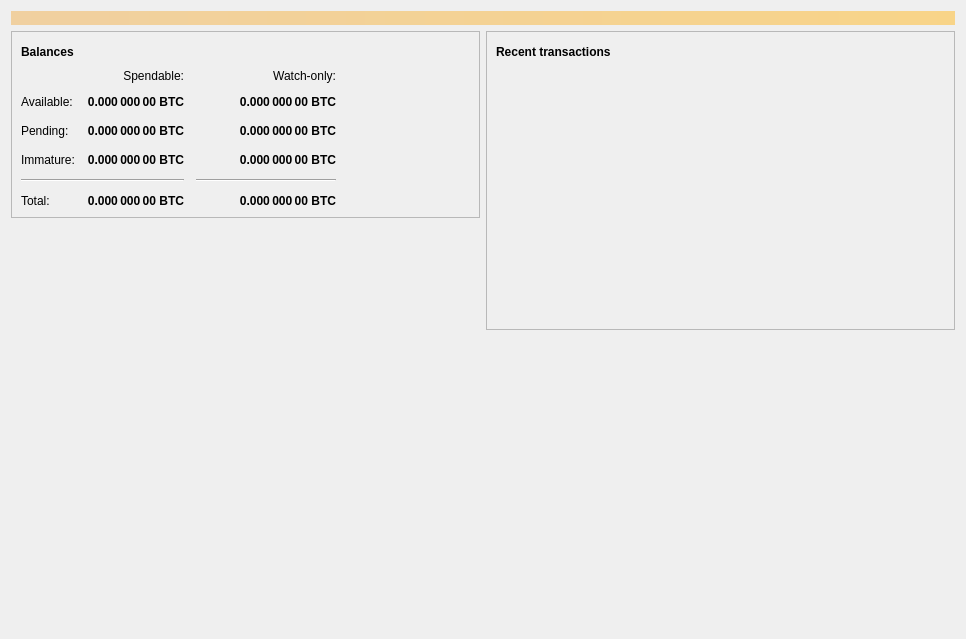
<?xml version="1.0" encoding="UTF-8"?>
<ui version="4.0">
 <class>OverviewPage</class>
 <widget class="QWidget" name="OverviewPage">
  <property name="geometry">
   <rect>
    <x>0</x>
    <y>0</y>
    <width>966</width>
    <height>639</height>
   </rect>
  </property>
  <property name="windowTitle">
   <string>Form</string>
  </property>
  <layout class="QVBoxLayout" name="topLayout">
   <item>
    <widget class="QLabel" name="labelAlerts">
     <property name="visible">
      <bool>false</bool>
     </property>
     <property name="styleSheet">
      <string notr="true">QLabel { background-color: qlineargradient(x1: 0, y1: 0, x2: 1, y2: 0, stop:0 #F0D0A0, stop:1 #F8D488); color:#000000; }</string>
     </property>
     <property name="wordWrap">
      <bool>true</bool>
     </property>
     <property name="margin">
      <number>3</number>
     </property>
     <property name="textInteractionFlags">
      <set>Qt::TextSelectableByMouse</set>
     </property>
    </widget>
   </item>
   <item>
    <layout class="QHBoxLayout" name="horizontalLayout" stretch="1,1">
     <item>
      <layout class="QVBoxLayout" name="verticalLayout_2">
       <item>
        <widget class="QFrame" name="frame">
         <property name="frameShape">
          <enum>QFrame::StyledPanel</enum>
         </property>
         <property name="frameShadow">
          <enum>QFrame::Raised</enum>
         </property>
         <layout class="QVBoxLayout" name="verticalLayout_4">
          <item>
           <layout class="QHBoxLayout" name="horizontalLayout_4">
            <item>
             <widget class="QLabel" name="label_5">
              <property name="font">
               <font>
                <weight>75</weight>
                <bold>true</bold>
               </font>
              </property>
              <property name="text">
               <string>Balances</string>
              </property>
             </widget>
            </item>
            <item>
             <widget class="QPushButton" name="labelWalletStatus">
              <property name="enabled">
               <bool>true</bool>
              </property>
              <property name="maximumSize">
               <size>
                <width>30</width>
                <height>16777215</height>
               </size>
              </property>
              <property name="toolTip">
               <string>The displayed information may be out of date. Your wallet automatically synchronizes with the Bitcoin network after a connection is established, but this process has not completed yet.</string>
              </property>
              <property name="text">
               <string/>
              </property>
              <property name="icon">
               <iconset resource="../bitcoin.qrc">
                <normaloff>:/icons/warning</normaloff>
                <disabledoff>:/icons/warning</disabledoff>:/icons/warning</iconset>
              </property>
              <property name="iconSize">
               <size>
                <width>24</width>
                <height>24</height>
               </size>
              </property>
              <property name="flat">
               <bool>true</bool>
              </property>
             </widget>
            </item>
            <item>
             <spacer name="horizontalSpacer_3">
              <property name="orientation">
               <enum>Qt::Horizontal</enum>
              </property>
              <property name="sizeHint" stdset="0">
               <size>
                <width>40</width>
                <height>20</height>
               </size>
              </property>
             </spacer>
            </item>
           </layout>
          </item>
          <item>
           <layout class="QGridLayout" name="gridLayout">
            <property name="spacing">
             <number>12</number>
            </property>
            <item row="2" column="2">
             <widget class="QLabel" name="labelWatchPending">
              <property name="font">
               <font>
                <weight>75</weight>
                <bold>true</bold>
               </font>
              </property>
              <property name="cursor">
               <cursorShape>IBeamCursor</cursorShape>
              </property>
              <property name="toolTip">
               <string>Unconfirmed transactions to watch-only addresses</string>
              </property>
              <property name="text">
               <string notr="true">0.000 000 00 BTC</string>
              </property>
              <property name="alignment">
               <set>Qt::AlignRight|Qt::AlignTrailing|Qt::AlignVCenter</set>
              </property>
              <property name="textInteractionFlags">
               <set>Qt::LinksAccessibleByMouse|Qt::TextSelectableByKeyboard|Qt::TextSelectableByMouse</set>
              </property>
             </widget>
            </item>
            <item row="2" column="1">
             <widget class="QLabel" name="labelUnconfirmed">
              <property name="font">
               <font>
                <weight>75</weight>
                <bold>true</bold>
               </font>
              </property>
              <property name="cursor">
               <cursorShape>IBeamCursor</cursorShape>
              </property>
              <property name="toolTip">
               <string>Total of transactions that have yet to be confirmed, and do not yet count toward the spendable balance</string>
              </property>
              <property name="text">
               <string notr="true">0.000 000 00 BTC</string>
              </property>
              <property name="alignment">
               <set>Qt::AlignRight|Qt::AlignTrailing|Qt::AlignVCenter</set>
              </property>
              <property name="textInteractionFlags">
               <set>Qt::LinksAccessibleByMouse|Qt::TextSelectableByKeyboard|Qt::TextSelectableByMouse</set>
              </property>
             </widget>
            </item>
            <item row="3" column="2">
             <widget class="QLabel" name="labelWatchImmature">
              <property name="font">
               <font>
                <weight>75</weight>
                <bold>true</bold>
               </font>
              </property>
              <property name="cursor">
               <cursorShape>IBeamCursor</cursorShape>
              </property>
              <property name="toolTip">
               <string>Mined balance in watch-only addresses that has not yet matured</string>
              </property>
              <property name="text">
               <string notr="true">0.000 000 00 BTC</string>
              </property>
              <property name="alignment">
               <set>Qt::AlignRight|Qt::AlignTrailing|Qt::AlignVCenter</set>
              </property>
              <property name="textInteractionFlags">
               <set>Qt::LinksAccessibleByMouse|Qt::TextSelectableByKeyboard|Qt::TextSelectableByMouse</set>
              </property>
             </widget>
            </item>
            <item row="4" column="0" colspan="2">
             <widget class="Line" name="line">
              <property name="orientation">
               <enum>Qt::Horizontal</enum>
              </property>
             </widget>
            </item>
            <item row="4" column="2">
             <widget class="Line" name="lineWatchBalance">
              <property name="sizePolicy">
               <sizepolicy hsizetype="Preferred" vsizetype="Fixed">
                <horstretch>0</horstretch>
                <verstretch>0</verstretch>
               </sizepolicy>
              </property>
              <property name="minimumSize">
               <size>
                <width>140</width>
                <height>0</height>
               </size>
              </property>
              <property name="orientation">
               <enum>Qt::Horizontal</enum>
              </property>
             </widget>
            </item>
            <item row="5" column="0">
             <widget class="QLabel" name="labelTotalText">
              <property name="text">
               <string>Total:</string>
              </property>
             </widget>
            </item>
            <item row="3" column="1">
             <widget class="QLabel" name="labelImmature">
              <property name="font">
               <font>
                <weight>75</weight>
                <bold>true</bold>
               </font>
              </property>
              <property name="cursor">
               <cursorShape>IBeamCursor</cursorShape>
              </property>
              <property name="toolTip">
               <string>Mined balance that has not yet matured</string>
              </property>
              <property name="text">
               <string notr="true">0.000 000 00 BTC</string>
              </property>
              <property name="alignment">
               <set>Qt::AlignRight|Qt::AlignTrailing|Qt::AlignVCenter</set>
              </property>
              <property name="textInteractionFlags">
               <set>Qt::LinksAccessibleByMouse|Qt::TextSelectableByKeyboard|Qt::TextSelectableByMouse</set>
              </property>
             </widget>
            </item>
            <item row="2" column="3">
             <spacer name="horizontalSpacer_2">
              <property name="orientation">
               <enum>Qt::Horizontal</enum>
              </property>
              <property name="sizeHint" stdset="0">
               <size>
                <width>40</width>
                <height>20</height>
               </size>
              </property>
             </spacer>
            </item>
            <item row="3" column="0">
             <widget class="QLabel" name="labelImmatureText">
              <property name="text">
               <string>Immature:</string>
              </property>
             </widget>
            </item>
            <item row="5" column="1">
             <widget class="QLabel" name="labelTotal">
              <property name="font">
               <font>
                <weight>75</weight>
                <bold>true</bold>
               </font>
              </property>
              <property name="cursor">
               <cursorShape>IBeamCursor</cursorShape>
              </property>
              <property name="toolTip">
               <string>Your current total balance</string>
              </property>
              <property name="text">
               <string notr="true">0.000 000 00 BTC</string>
              </property>
              <property name="alignment">
               <set>Qt::AlignRight|Qt::AlignTrailing|Qt::AlignVCenter</set>
              </property>
              <property name="textInteractionFlags">
               <set>Qt::LinksAccessibleByMouse|Qt::TextSelectableByKeyboard|Qt::TextSelectableByMouse</set>
              </property>
             </widget>
            </item>
            <item row="5" column="2">
             <widget class="QLabel" name="labelWatchTotal">
              <property name="font">
               <font>
                <weight>75</weight>
                <bold>true</bold>
               </font>
              </property>
              <property name="cursor">
               <cursorShape>IBeamCursor</cursorShape>
              </property>
              <property name="toolTip">
               <string>Current total balance in watch-only addresses</string>
              </property>
              <property name="text">
               <string notr="true">0.000 000 00 BTC</string>
              </property>
              <property name="alignment">
               <set>Qt::AlignRight|Qt::AlignTrailing|Qt::AlignVCenter</set>
              </property>
              <property name="textInteractionFlags">
               <set>Qt::LinksAccessibleByMouse|Qt::TextSelectableByKeyboard|Qt::TextSelectableByMouse</set>
              </property>
             </widget>
            </item>
            <item row="0" column="2">
             <widget class="QLabel" name="labelWatchonly">
              <property name="text">
               <string>Watch-only:</string>
              </property>
              <property name="alignment">
               <set>Qt::AlignRight|Qt::AlignTrailing|Qt::AlignVCenter</set>
              </property>
             </widget>
            </item>
            <item row="1" column="0">
             <widget class="QLabel" name="labelBalanceText">
              <property name="text">
               <string>Available:</string>
              </property>
             </widget>
            </item>
            <item row="1" column="1">
             <widget class="QLabel" name="labelBalance">
              <property name="font">
               <font>
                <weight>75</weight>
                <bold>true</bold>
               </font>
              </property>
              <property name="cursor">
               <cursorShape>IBeamCursor</cursorShape>
              </property>
              <property name="toolTip">
               <string>Your current spendable balance</string>
              </property>
              <property name="text">
               <string notr="true">0.000 000 00 BTC</string>
              </property>
              <property name="alignment">
               <set>Qt::AlignRight|Qt::AlignTrailing|Qt::AlignVCenter</set>
              </property>
              <property name="textInteractionFlags">
               <set>Qt::LinksAccessibleByMouse|Qt::TextSelectableByKeyboard|Qt::TextSelectableByMouse</set>
              </property>
             </widget>
            </item>
            <item row="1" column="2">
             <widget class="QLabel" name="labelWatchAvailable">
              <property name="font">
               <font>
                <weight>75</weight>
                <bold>true</bold>
               </font>
              </property>
              <property name="cursor">
               <cursorShape>IBeamCursor</cursorShape>
              </property>
              <property name="toolTip">
               <string>Your current balance in watch-only addresses</string>
              </property>
              <property name="text">
               <string notr="true">0.000 000 00 BTC</string>
              </property>
              <property name="alignment">
               <set>Qt::AlignRight|Qt::AlignTrailing|Qt::AlignVCenter</set>
              </property>
              <property name="textInteractionFlags">
               <set>Qt::LinksAccessibleByMouse|Qt::TextSelectableByKeyboard|Qt::TextSelectableByMouse</set>
              </property>
             </widget>
            </item>
            <item row="2" column="0">
             <widget class="QLabel" name="labelPendingText">
              <property name="text">
               <string>Pending:</string>
              </property>
             </widget>
            </item>
            <item row="0" column="1">
             <widget class="QLabel" name="labelSpendable">
              <property name="text">
               <string>Spendable:</string>
              </property>
              <property name="alignment">
               <set>Qt::AlignRight|Qt::AlignTrailing|Qt::AlignVCenter</set>
              </property>
             </widget>
            </item>
           </layout>
          </item>
         </layout>
        </widget>
       </item>
       <item>
        <spacer name="verticalSpacer">
         <property name="orientation">
          <enum>Qt::Vertical</enum>
         </property>
         <property name="sizeHint" stdset="0">
          <size>
           <width>20</width>
           <height>40</height>
          </size>
         </property>
        </spacer>
       </item>
      </layout>
     </item>
     <item>
      <layout class="QVBoxLayout" name="verticalLayout_3">
       <item>
        <widget class="QFrame" name="frame_2">
         <property name="frameShape">
          <enum>QFrame::StyledPanel</enum>
         </property>
         <property name="frameShadow">
          <enum>QFrame::Raised</enum>
         </property>
         <layout class="QVBoxLayout" name="verticalLayout">
          <item>
           <layout class="QHBoxLayout" name="horizontalLayout_2">
            <item>
             <widget class="QLabel" name="label_4">
              <property name="font">
               <font>
                <weight>75</weight>
                <bold>true</bold>
               </font>
              </property>
              <property name="text">
               <string>Recent transactions</string>
              </property>
             </widget>
            </item>
            <item>
             <widget class="QPushButton" name="labelTransactionsStatus">
              <property name="enabled">
               <bool>true</bool>
              </property>
              <property name="maximumSize">
               <size>
                <width>30</width>
                <height>16777215</height>
               </size>
              </property>
              <property name="toolTip">
               <string>The displayed information may be out of date. Your wallet automatically synchronizes with the Bitcoin network after a connection is established, but this process has not completed yet.</string>
              </property>
              <property name="text">
               <string/>
              </property>
              <property name="icon">
               <iconset resource="../bitcoin.qrc">
                <normaloff>:/icons/warning</normaloff>
                <disabledoff>:/icons/warning</disabledoff>:/icons/warning</iconset>
              </property>
              <property name="iconSize">
               <size>
                <width>24</width>
                <height>24</height>
               </size>
              </property>
              <property name="flat">
               <bool>true</bool>
              </property>
             </widget>
            </item>
            <item>
             <spacer name="horizontalSpacer">
              <property name="orientation">
               <enum>Qt::Horizontal</enum>
              </property>
              <property name="sizeHint" stdset="0">
               <size>
                <width>40</width>
                <height>20</height>
               </size>
              </property>
             </spacer>
            </item>
           </layout>
          </item>
          <item>
           <widget class="QListView" name="listTransactions">
            <property name="styleSheet">
             <string notr="true">QListView { background: transparent; }</string>
            </property>
            <property name="frameShape">
             <enum>QFrame::NoFrame</enum>
            </property>
            <property name="verticalScrollBarPolicy">
             <enum>Qt::ScrollBarAlwaysOff</enum>
            </property>
            <property name="horizontalScrollBarPolicy">
             <enum>Qt::ScrollBarAlwaysOff</enum>
            </property>
            <property name="selectionMode">
             <enum>QAbstractItemView::NoSelection</enum>
            </property>
           </widget>
          </item>
         </layout>
        </widget>
       </item>
       <item>
        <spacer name="verticalSpacer_2">
         <property name="orientation">
          <enum>Qt::Vertical</enum>
         </property>
         <property name="sizeHint" stdset="0">
          <size>
           <width>20</width>
           <height>40</height>
          </size>
         </property>
        </spacer>
       </item>
      </layout>
     </item>
    </layout>
   </item>
  </layout>
 </widget>
 <resources>
  <include location="../bitcoin.qrc"/>
 </resources>
 <connections/>
</ui>
